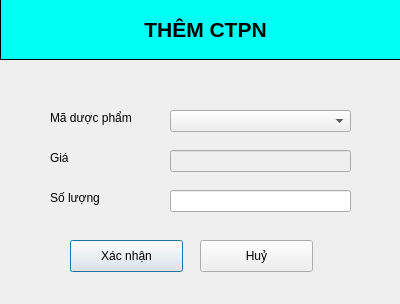
<?xml version="1.0" encoding="UTF-8"?>
<ui version="4.0">
 <class>ctpn_dialog</class>
 <widget class="QDialog" name="ctpn_dialog">
  <property name="geometry">
   <rect>
    <x>0</x>
    <y>0</y>
    <width>400</width>
    <height>304</height>
   </rect>
  </property>
  <property name="minimumSize">
   <size>
    <width>400</width>
    <height>276</height>
   </size>
  </property>
  <property name="windowTitle">
   <string>Dialog</string>
  </property>
  <widget class="QLabel" name="label">
   <property name="geometry">
    <rect>
     <x>50</x>
     <y>110</y>
     <width>91</width>
     <height>16</height>
    </rect>
   </property>
   <property name="text">
    <string>Mã dược phẩm</string>
   </property>
  </widget>
  <widget class="QLabel" name="label_2">
   <property name="geometry">
    <rect>
     <x>50</x>
     <y>150</y>
     <width>111</width>
     <height>16</height>
    </rect>
   </property>
   <property name="text">
    <string>Giá</string>
   </property>
  </widget>
  <widget class="QWidget" name="widget" native="true">
   <property name="geometry">
    <rect>
     <x>0</x>
     <y>-1</y>
     <width>401</width>
     <height>61</height>
    </rect>
   </property>
   <property name="styleSheet">
    <string notr="true">background-color: rgb(0, 255, 244);
border:1px solid black;</string>
   </property>
   <widget class="QLabel" name="label_4">
    <property name="geometry">
     <rect>
      <x>70</x>
      <y>10</y>
      <width>271</width>
      <height>41</height>
     </rect>
    </property>
    <property name="font">
     <font>
      <pointsize>16</pointsize>
      <weight>75</weight>
      <bold>true</bold>
     </font>
    </property>
    <property name="styleSheet">
     <string notr="true">border:none;</string>
    </property>
    <property name="text">
     <string>THÊM CTPN</string>
    </property>
    <property name="alignment">
     <set>Qt::AlignCenter</set>
    </property>
   </widget>
  </widget>
  <widget class="QPushButton" name="btnAccept">
   <property name="geometry">
    <rect>
     <x>70</x>
     <y>240</y>
     <width>113</width>
     <height>32</height>
    </rect>
   </property>
   <property name="text">
    <string>Xác nhận</string>
   </property>
   <property name="checkable">
    <bool>true</bool>
   </property>
  </widget>
  <widget class="QPushButton" name="btnDeny">
   <property name="geometry">
    <rect>
     <x>200</x>
     <y>240</y>
     <width>113</width>
     <height>32</height>
    </rect>
   </property>
   <property name="text">
    <string>Huỷ</string>
   </property>
   <property name="checkable">
    <bool>true</bool>
   </property>
  </widget>
  <widget class="QComboBox" name="cbMaDP">
   <property name="geometry">
    <rect>
     <x>170</x>
     <y>110</y>
     <width>181</width>
     <height>22</height>
    </rect>
   </property>
  </widget>
  <widget class="QLineEdit" name="txtPrice">
   <property name="enabled">
    <bool>false</bool>
   </property>
   <property name="geometry">
    <rect>
     <x>170</x>
     <y>150</y>
     <width>181</width>
     <height>22</height>
    </rect>
   </property>
   <property name="readOnly">
    <bool>false</bool>
   </property>
  </widget>
  <widget class="QLineEdit" name="txtQty">
   <property name="geometry">
    <rect>
     <x>170</x>
     <y>190</y>
     <width>181</width>
     <height>22</height>
    </rect>
   </property>
  </widget>
  <widget class="QLabel" name="label_3">
   <property name="geometry">
    <rect>
     <x>50</x>
     <y>190</y>
     <width>111</width>
     <height>16</height>
    </rect>
   </property>
   <property name="text">
    <string>Số lượng</string>
   </property>
  </widget>
 </widget>
 <resources/>
 <connections/>
</ui>
